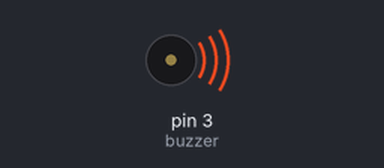
This sketch was run on a simulated Arduino Uno, built with avr-gcc and run on an emulated ATmega328P. Parts: buzzer (waves = sounding).

Above: at 0.1 s.
At 24.9 s:
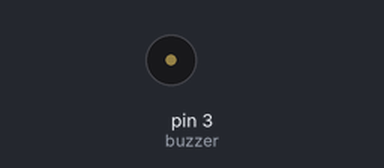
Timing chart, 0 to 26.4 s (numbered marks = the images above):
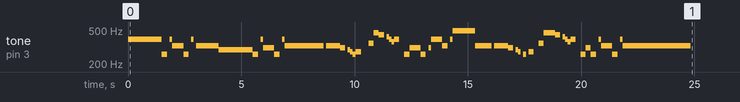

The sketch:

sketch_may11a.ino
```cpp
const int buzzer = 3;
float sol = 391.995;
float mib = 311.127;
float sib = 466.164;
float re = 293.665;
float solb = 364.994;
float Fa = 364.994; //sostenido
float fa = 349.328;
float mi = 329.628;
float Re = 311.127; //sostenido
float Sol = 415.105;  //sostenido
float DO = 277.183;//sostenido
float Do = 261.626;
float si = 493.883;
float la = 440.000;
float La = 466.164; //sostenido
int redonda = 2000;
int blanca = 1000;
int negra = 500;
int corchea = 225;
int semicorchea = 113;


void setup()
{
  pinMode(buzzer, OUTPUT);
  tone(buzzer,sol,negra);
    delay(500);
    noTone(buzzer);
  tone(buzzer,sol,negra);
    delay(500);
    noTone(buzzer);
  tone(buzzer,sol,negra);
    delay(500);
    noTone(buzzer);
  tone(buzzer,Do,corchea);
    delay(338);
    noTone(buzzer);
  tone(buzzer,sol,semicorchea);
    delay(113);
    noTone(buzzer); //final 1
    tone(buzzer,mi,negra);
    delay(500);
    noTone(buzzer);
  tone(buzzer,Do,corchea);
    delay(338);
    noTone(buzzer);
    tone(buzzer,sol,semicorchea);
    delay(225);
    noTone(buzzer);
    tone(buzzer,mi,blanca);
    delay(1000);
    noTone(buzzer);//final 2
  tone(buzzer,re,negra);
    delay(500);
    noTone(buzzer);
  tone(buzzer,re,negra);
    delay(500);
    noTone(buzzer);
  tone(buzzer,re,negra);
    delay(500);
    noTone(buzzer);
  tone(buzzer,Do,corchea);
    delay(338);
    noTone(buzzer);
  tone(buzzer,sol,semicorchea);
    delay(113);
    noTone(buzzer);  //Final 3
    tone(buzzer,Re,negra);
    delay(500);
    noTone(buzzer);
    tone(buzzer,Do,corchea);
    delay(338);
    noTone(buzzer);
    tone(buzzer,sol,semicorchea);
    delay(113);
    noTone(buzzer);
    tone(buzzer,mi,blanca);
    delay(1000);
    noTone(buzzer);//Final 4
  tone(buzzer,mi,negra);
    delay(500);
    noTone(buzzer);
    tone(buzzer,mi,corchea);
    delay(338);
    noTone(buzzer);
    tone(buzzer,mi,semicorchea);
    delay(113);
    noTone(buzzer);
    tone(buzzer,mi,negra);
    delay(500);
    noTone(buzzer);
    tone(buzzer,Re,corchea);
    delay(338);
    noTone(buzzer);
    tone(buzzer,re,semicorchea);
    delay(113);
    noTone(buzzer);//Final  5
  tone(buzzer,DO,semicorchea);
    delay(113);
    noTone(buzzer);
  tone(buzzer,Do,semicorchea);
    delay(133);
    noTone(buzzer);
  tone(buzzer,DO,corchea);
    delay(338);
    noTone(buzzer);
  delay(corchea);
  tone(buzzer,fa,corchea);
    delay(225);
    noTone(buzzer);
  tone(buzzer,La,corchea);
    delay(225);
    noTone(buzzer);
  tone(buzzer,la,corchea);
    delay(338);
    noTone(buzzer);
  tone(buzzer,Sol,semicorchea);
    delay(113);
    noTone(buzzer);//Final parte7
  tone(buzzer,sol,semicorchea);
    delay(113);
    noTone(buzzer);
  tone(buzzer,Fa,semicorchea);
    delay(113);
    noTone(buzzer);
  tone(buzzer,sol,corchea);
    delay(225);
    noTone(buzzer);
    delay(corchea);
  tone(buzzer,Do,corchea);
    delay(225);
    noTone(buzzer);
  tone(buzzer,Re,negra);
    delay(500);
    noTone(buzzer);
  tone(buzzer,Do,corchea);
    delay(338);
    noTone(buzzer);
  tone(buzzer,Re,semicorchea);
    delay(113);
    noTone(buzzer);//Final parte  8
  tone(buzzer,sol,negra);
    delay(500);
    noTone(buzzer);
  tone(buzzer,mi,corchea);
    delay(338);
    noTone(buzzer);
  tone(buzzer,sol,semicorchea);
    delay(113);
    noTone(buzzer);
  tone(buzzer,si,blanca);
    delay(1000);
    noTone(buzzer);//Final 9
  tone(buzzer,mi,negra);
    delay(500);
    noTone(buzzer);
  tone(buzzer,mi,corchea);
    delay(338);
    noTone(buzzer);
  tone(buzzer,mi,semicorchea);
    delay(113);
    noTone(buzzer);
  tone(buzzer,mi,negra);
    delay(500);
    noTone(buzzer);
  tone(buzzer,Re,corchea);
    delay(338);
    noTone(buzzer);
  tone(buzzer,re,semicorchea);
    delay(113);
    noTone(buzzer); //final parte 10
  tone(buzzer,DO,semicorchea);
    delay(225);
    noTone(buzzer);
  tone(buzzer,Do,semicorchea);
    delay(225);
    noTone(buzzer);
  tone(buzzer,DO,corchea);
    delay(225);
    noTone(buzzer);
    delay(225);
  tone(buzzer,fa,corchea);
    delay(225);
    noTone(buzzer);
  tone(buzzer,La,negra);
    delay(500);
    noTone(buzzer);
  tone(buzzer,la,corchea);
    delay(338);
    noTone(buzzer);
  tone(buzzer,Sol,semicorchea);
    delay(113);
    noTone(buzzer);//final parte 11
  tone(buzzer,sol,semicorchea);
    delay(113);
    noTone(buzzer);
  tone(buzzer,Fa,semicorchea);
    delay(113);
    noTone(buzzer);
  tone(buzzer,sol,corchea);
    delay(225);
    noTone(buzzer);
    delay(225);
  tone(buzzer,Do,corchea);
    delay(225);
    noTone(buzzer);
  tone(buzzer,Re,negra);
    delay(225);
    noTone(buzzer);
  tone(buzzer,Do,corchea);
    delay(338);
    noTone(buzzer);
  tone(buzzer,sol,semicorchea);
    delay(113);
    noTone(buzzer);//final parte 12
  tone(buzzer,mi,negra);
    delay(500);
    noTone(buzzer);
  tone(buzzer,Do,corchea);
    delay(338);
    noTone(buzzer);
  tone(buzzer,sol,semicorchea);
    delay(113);
    noTone(buzzer);
  tone(buzzer,mi,blanca);
    delay(1000);
    noTone(buzzer);//final parte 13
  tone(buzzer,mi,redonda);
    delay(2000);
    noTone(buzzer);

}

void loop(){

}
```
